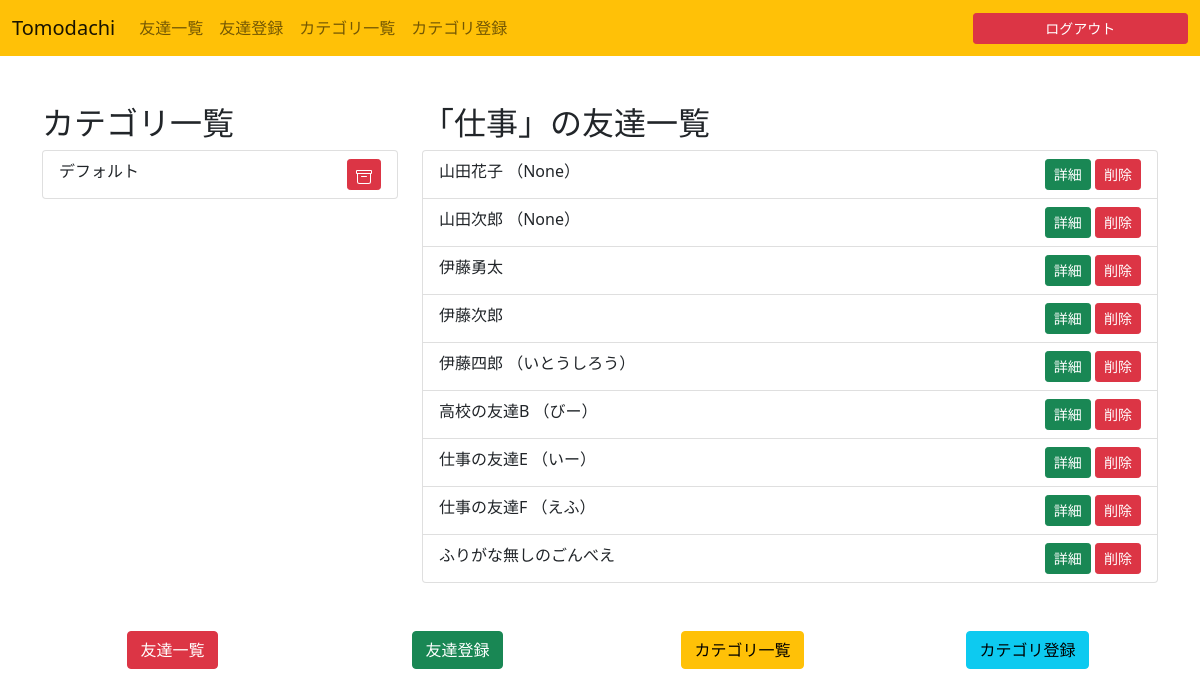
The app's page /category/1/ (signed in) with its own data.
### friendslist/models.py (models this page shows)
class Category(models.Model):
    name = models.CharField(default="", max_length=20)
    created_at = models.DateTimeField(auto_now_add=True)
    updated_at = models.DateTimeField(auto_now=True)
    user = models.ForeignKey(get_user_model(), on_delete=models.CASCADE)

class Friend(models.Model):
    name = models.CharField(default="", max_length=20)
    furigana = models.CharField(blank=True, null=True, max_length=20)
    nickname = models.CharField(blank=True, null=True, max_length=20)
    sex = models.IntegerField(default=0)
    birthday = models.DateField(blank=True, null=True, auto_now=False, auto_now_add=False)
    birthplace = models.CharField(blank=True, null=True, max_length=30)
    hobby = models.CharField(blank=True, null=True, max_length=30)
    company = models.CharField(blank=True, null=True, max_length=30)
    created_at = models.DateTimeField(auto_now_add=True)
    updated_at = models.DateTimeField(auto_now=True)
    user = models.ForeignKey(get_user_model(), on_delete=models.CASCADE)
    category = models.ForeignKey(Category, on_delete=models.CASCADE, default=1)

### friendslist/views.py (the view)
# urls.py: path('category/<slug:pk>/', views.category_index),
@login_required
def category_index(request, pk):
    user = request.user
    categories = Category.objects.filter(user=user)
    current_category = Category.objects.get(pk=pk)
    first_category = categories.first()
    friends = Friend.objects.filter(category=current_category)
    context = {
        'friends': friends,
        'categories': categories,
        'current_category': current_category,
        'first_category': first_category,
    }
    return render(request, 'friendslist/category/index.html', context)

### templates/friendslist/category/index.html (shortened to what this page needs)
{% extends 'friendslist/base.html' %}
{% block content %}
<main class="container mb-5">
    <div class="row">
        <div class="col col-md-4">
            <h2>カテゴリ一覧</h2>
            <ul class="list-group">
              {% for category in categories %}
                <li class="list-group-item {% if category.pk == current_category.pk %}list-group-item-warning{% endif %}">
                  <a href="/category/{{ category.pk }}" class="text-decoration-none text-dark">{{ category.name }}</a>
                  <a href="{% url 'category_delete' category.pk %}" class="btn btn-danger btn-sm float-end">
                  </a>
                </li>
              {% endfor %}
              </ul>
        </div>
        <div class="column col-md-8">
          <h2>「{{ current_category.name }}」の友達一覧</h2>
          <ul class="list-group">
          {% for friend in friends %}
              <li class="list-group-item">
                {{ friend.name }}
                {% if friend.furigana is not None %}
                  （{{ friend.furigana }}）
                {% endif %}
                <div class="float-end">
                  <a href="{% url 'friend' friend.pk %}" class="btn btn-success btn-sm">詳細</a>
                  <a href="{% url 'delete' friend.pk %}" class="btn btn-danger btn-sm">削除</a>
                </div>
              </li>
          {% endfor %}
          </ul>
        </div>
    </div>
</main>
{% endblock %}

### records on screen
Category: name "デフォルト"
Category: name "仕事"
Friend: name "山田花子", furigana "None"
Friend: name "山田次郎", furigana "None"
Friend: name "伊藤勇太"
Friend: name "伊藤次郎"
Friend: name "伊藤四郎", furigana "いとうしろう"
Friend: name "高校の友達B", furigana "びー"
Friend: name "仕事の友達E", furigana "いー"
Friend: name "仕事の友達F", furigana "えふ"
Friend: name "ふりがな無しのごんべえ"
